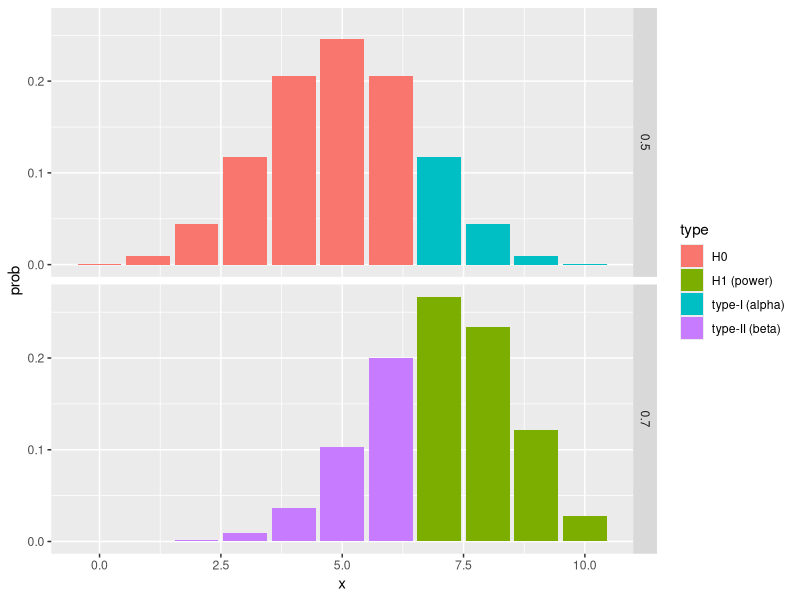
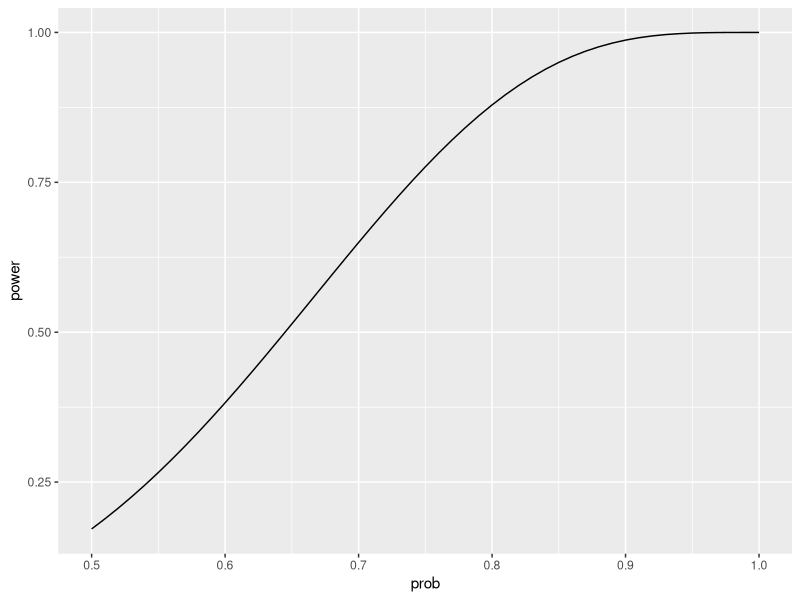
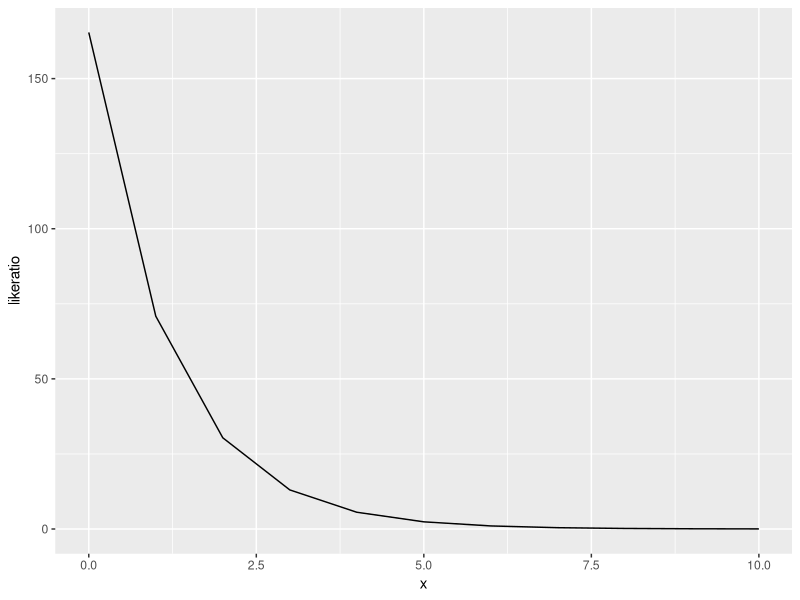
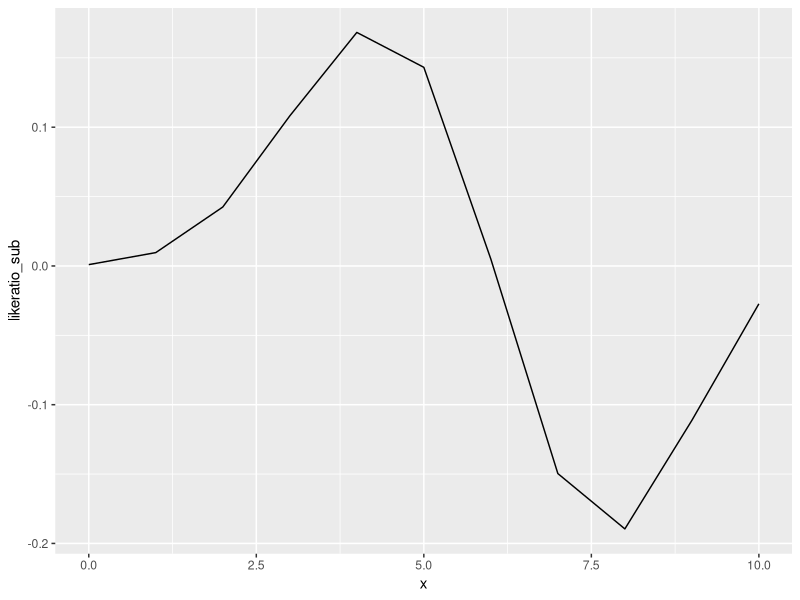
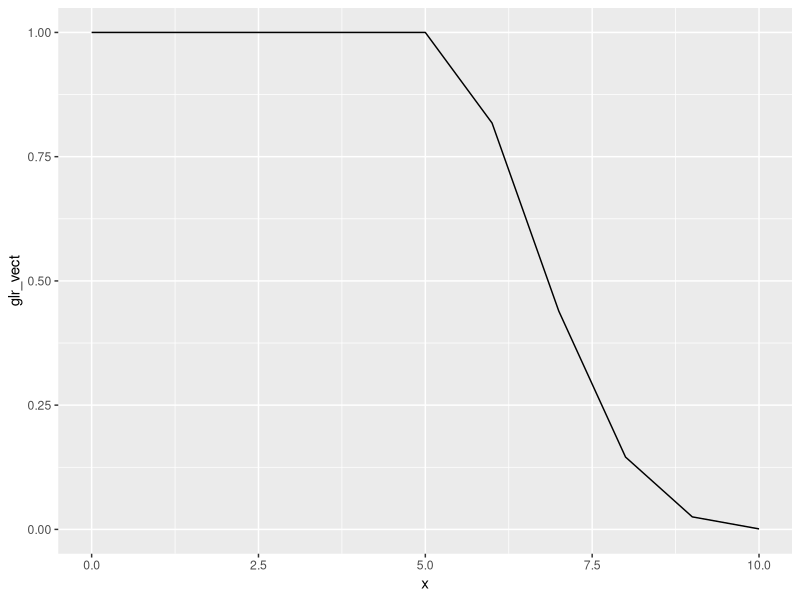
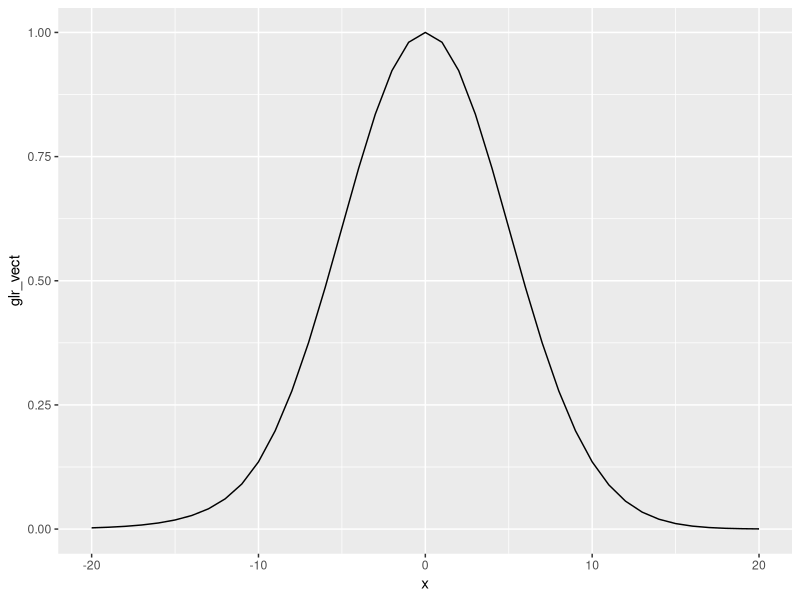

These figures' R source, in order:
library(ggplot2)
##############################################################################################
# LNp.9-8
#
# Two coins:
#   Coin 0: Binomial(10, 0.5)
#   Coin 1: Binomial(10, 0.7)
#
# Omega = { Binomial(10, 0.5), Binomial(10, 0.7) }
#
# Hypothesis:
#   H0: p=0.5
#   HA: p=0.7
##############################################################################################
x <- c(0:10)
x <- rep(c(0:10), 2)
data <- data.frame(x=x, theta=c(rep(0.5, 11), rep(0.7, 11)))
data$prob <- dbinom(x, size=10, prob=data$theta)
data$type <- ""
head(data)

# The test statistics is defined as the sum of X1~X10
# The critical value is set to 6.5
# Rejection Region (RR): test statistics > 6.5
# Accept Region (AR)   : test statistics < 6.5
sample_space <- c(0:10)
critical_value <- 6.5
reject_region <- subset(sample_space, sample_space > critical_value)
accept_region <- setdiff(sample_space, reject_region)

# The alpha for Binomial(10, 0.5) is set to 0.171875
(alpha <- sum(dbinom(reject_region, size=10, prob=0.5)))
# The beta for Binomial(10, 0.7) is set to 0.3503893
(beta <- sum(dbinom(accept_region, size=10, prob=0.7)))
# The power
(power <- 1-beta)

# Divide the H0/HA according to the test statistics
data[data$theta==0.5 & data$x %in% reject_region,]$type <- "type-I (alpha)"
data[data$theta==0.5 & data$x %in% accept_region,]$type <- "H0"
data[data$theta==0.7 & data$x %in% reject_region,]$type <- "H1 (power)"
data[data$theta==0.7 & data$x %in% accept_region,]$type <- "type-II (beta)"

# Plot H0/HA and RR/AR
ggplot(data, aes(x=x)) + geom_bar(aes(y=prob, fill=type), stat="identity") + facet_grid(theta ~.)

# Plot power function
# {TBD: the code is cumbersome.}
prob <- seq(0.5, 1.0, 0.01)
power_vect <- NULL
for( p in prob ) {
    power <- 1 - sum(dbinom(accept_region, size=10, prob=p))
    power_vect <- c(power_vect, power)
}
power_vect
ggplot(data=data.frame(prob=prob, power=power_vect), aes(x=prob, y=power)) + geom_line()

# LNp.9-13
# If we observe 10 successes, then the p-value is 0.0010
1-pbinom(9, 10, 0.5)
# If we observe 9 successes, then the p-value is 0.0107
1-pbinom(8, 10, 0.5)
# If we observe 8 successes, then the p-value is 0.0547
1-pbinom(7, 10, 0.5)

##############################################################################################
# Likelihood ratio test (LNp.9-16)
#
# Two coins:
#   Coin 0: Binomial(10, 0.5)
#   Coin 1: Binomial(10, 0.7)
#
# Omega = { Binomial(10, 0.5), Binomial(10, 0.7) }
#
# Hypothesis:
#   H0: p=0.5
#   HA: p=0.7
#
#   likelihood ratio: H0/HA < c
#
##############################################################################################
data <- data.frame(x=c(0:10), f0=dbinom(x, 10, 0.5), fa=dbinom(x, 10, 0.7))
data$likeratio <- data$f0/data$fa
data$likeratio_sub <- data$f0 - data$fa

ggplot(data, aes(x=x, y=likeratio)) + geom_line()
ggplot(data, aes(x=x, y=likeratio_sub)) + geom_line()

##############################################################################################
# Generalized likelihood ratio test (LNp.9-31)
#
# Omega = { Binomial(10, [0, 1]) }
#
# Hypothesis:
#   H0: p=[0, 0.5]
#   HA: p=[0.5, 1]
##############################################################################################
max_h0 <- function(x) {
    max(dbinom(x, size=10, prob=seq(0, 0.5, 0.01)))
}
max_all <- function(x) {
    max(dbinom(x, size=10, prob=seq(0, 1, 0.01)))
}
glr <- function(x) {
    max_h0(x)/max_all(x)
}

max_h0(2)
max_all(2)
glr(2)

# Plot GLR
# {TBD: the code is cumbersome.}
x_vect <- c(0:10)
glr_vect <- NULL
for( x in x_vect ) {
    glr_vect <- c(glr_vect, glr(x))
}
glr_vect
ggplot(data=data.frame(x=x_vect, y=glr_vect), aes(x=x, y=glr_vect)) + geom_line()

##############################################################################################
# Generalized likelihood ratio test (LNp.9-31)
#
# Omega = { Normal(mean=[-10, 20], sd=5) }
#
# Hypothesis:
#   H0: mean=[0]
#   HA: mean=[-10, 20]-[0]
##############################################################################################
max_h0 <- function(x) {
    max(dnorm(x, mean=0, sd=5))
}
max_all <- function(x) {
    max(dnorm(x, mean=seq(-10, 20, 0.01), sd=5))
}
glr <- function(x) {
    max_h0(x)/max_all(x)
}

max_h0(2)
max_all(2)
glr(2)

# Plot GLR
# {TBD: the code is cumbersome.}
x_vect <- c(-20:20)
glr_vect <- NULL
for( x in x_vect ) {
    glr_vect <- c(glr_vect, glr(x))
}
glr_vect
ggplot(data=data.frame(x=x_vect, y=glr_vect), aes(x=x, y=glr_vect)) + geom_line()

##############################################################################################
# Hardy-Weihberg model (LNp.9-43)
#
# Hypothesis:
#   H0: p1, p2, p3 are specified by the Hardy-Weihberg model
#   HA: p1, p2, p3 do not have the specified form
##############################################################################################
obs <- c(342, 500, 187)
exp <- c(340.6, 502.8, 185.6)

# Set alpha=0.05
# Reject H0 if the value of chisq statistic exceeds 3.84 (95%-quantile)
qchisq(0.95, df=1)

# Perform chisq test
results <- chisq.test(obs, p=exp, rescale.p=TRUE, simulate.p.value=TRUE)

# The statistics (0.0319) is smaller than 3.84 (95%-quantile), thus accept H0
results$statistic

# p-Value is 0.985, which is very hard to reject H0
results$p.value

##############################################################################################
# Fisher's reexamination of Mendel's data (LNp.9-45)
#
# Hypothesis:
#   H0: p1, p2, p3 are specified by the Hardy-Weihberg model
#   HA: p1, p2, p3 do not have the specified form
##############################################################################################
obs <- c(315, 108, 102, 31)
exp <- c(312.75, 104.25, 104.25, 34.75)

# Set alpha=0.05
# Reject H0 if the value of chisq statistic exceeds 7.81 (95%-quantile)
qchisq(0.95, df=3)

# Perform chisq test
results <- chisq.test(obs, p=exp, rescale.p=TRUE, simulate.p.value=TRUE)

# The Peason's statistics (0.604) is smaller than 7.81 (95%-quantile), thus accept H0
results$statistic

# p-Value is 0.903, which is very hard to reject H0
results$p.value
